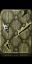

Rendered tile map (Tiled .tmx) drawn with the repository's tilesets; below, a short description and the map source with its tile grids summarised:
An orthogonal 1x2 tile map with 32x32 px tiles, 2 tile layers (objects, collision), 1 hidden layer not drawn, 6 tilesets.

<map version="1.0" orientation="orthogonal" width="1" height="2" tilewidth="32" tileheight="32">
 <tileset firstgid="1" name="furniture-modern" tilewidth="32" tileheight="32">
  <image source="../maps/graphics/tiles/furniture-modern.png" width="512" height="512" />
 </tileset>
 <tileset firstgid="257" name="furniture-placement" tilewidth="32" tileheight="32">
  <image source="../maps/graphics/tiles/furniture-placement.png" width="64" height="64" />
  <tile id="2">
   <properties>
    <property name="constraint" value="ground" />
   </properties>
  </tile>
  <tile id="3">
   <properties>
    <property name="constraint" value="wall" />
   </properties>
  </tile>
 </tileset>
 <tileset firstgid="261" name="collision" tilewidth="32" tileheight="32">
  <image source="../maps/graphics/tiles/collision.png" width="64" height="32" />
  <tile id="0">
   <properties>
    <property name="collision" value="short" />
   </properties>
  </tile>
 </tileset>
 <tileset firstgid="263" name="furniture-lab" tilewidth="32" tileheight="32">
  <image source="../maps/graphics/tiles/furniture-lab.png" width="512" height="512" />
 </tileset>
 <tileset firstgid="519" name="future-obj3" tilewidth="32" tileheight="32">
  <image source="../image-atlases/future-obj3.png" width="512" height="512" />
 </tileset>
 <tileset firstgid="775" name="future-obj4" tilewidth="32" tileheight="32">
  <image source="../image-atlases/future-obj4.png" width="512" height="512" />
 </tileset>
 <layer name="objects" width="1" height="2">
  <data>[2 cells, 2 non-empty, 2 distinct tile ids]</data>
 </layer>
 <layer name="constraints" width="1" height="2" visible="0">
  <data>[2 cells, 2 non-empty, 1 distinct tile ids]</data>
 </layer>
 <layer name="collision" width="1" height="2">
  <data>[2 cells, 0 non-empty, 0 distinct tile ids]</data>
 </layer>
</map>
